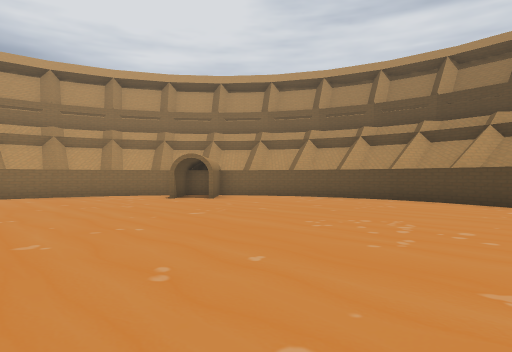
view 1 (above)

13 first-person views from a walk through a Godot game level. The camera is 1.5 m above the floor, looks level and sees 75° across. The floor is counted in squares, 2.13 m on a side. Each view is taken from the middle of a square. On the plan, view 1 faces up. The plan holds only what a view shows up to about 10 squares ahead; the rest is blank. The place goes on beyond the plan.

view 2
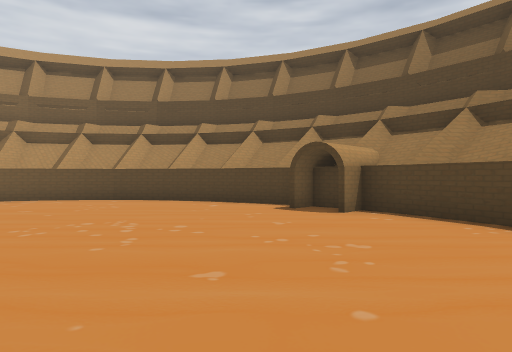

view 3
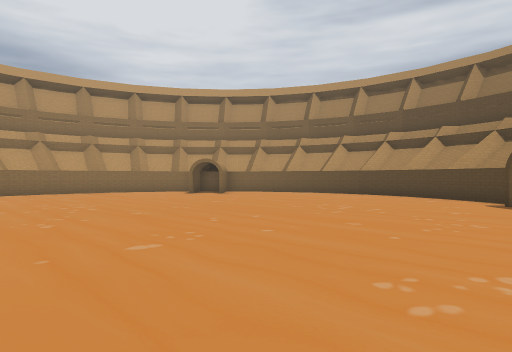

view 4
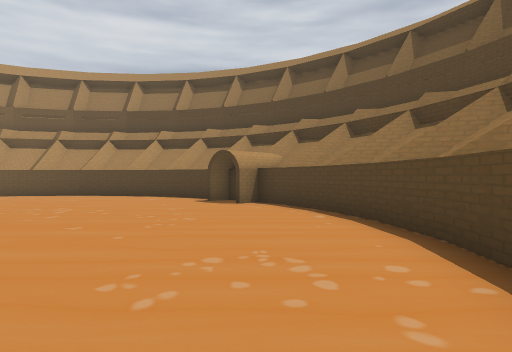

view 5
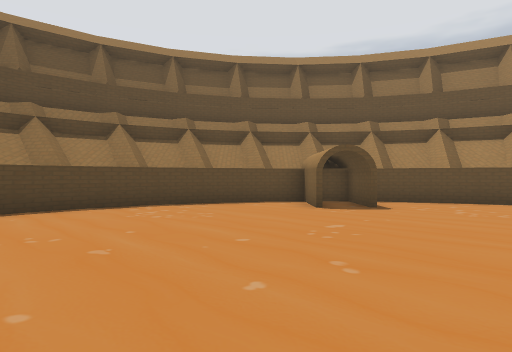

view 6
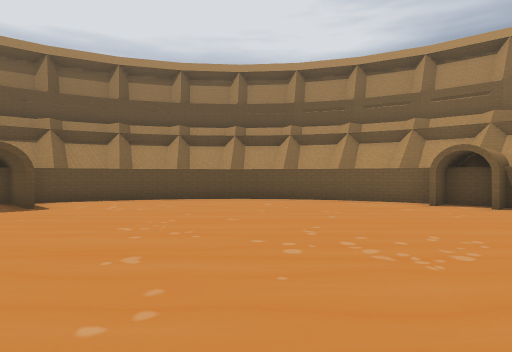

view 7
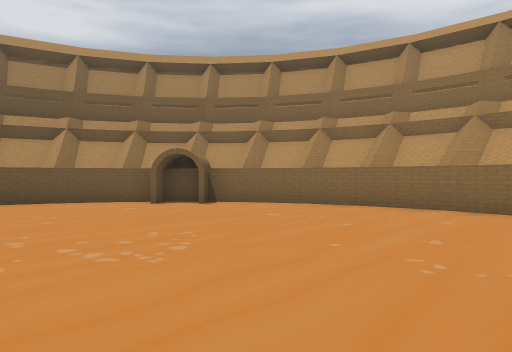

view 8
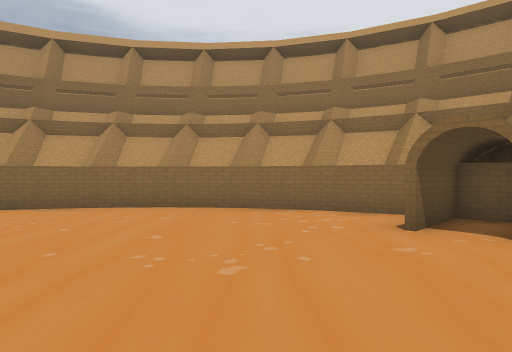

view 9
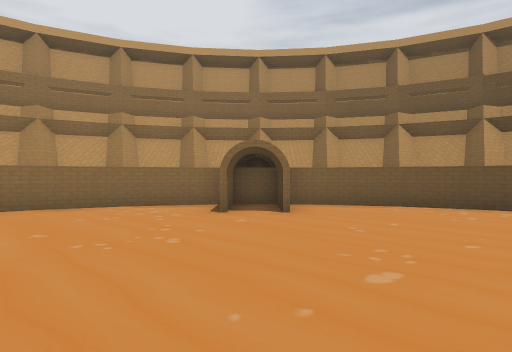

view 10
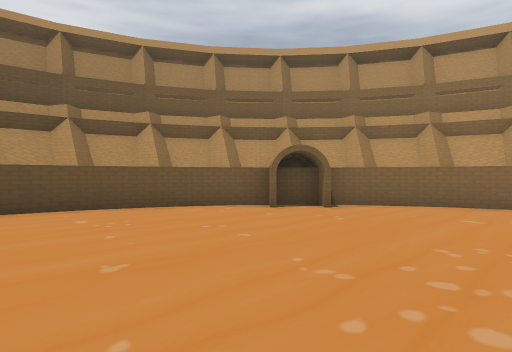

view 11
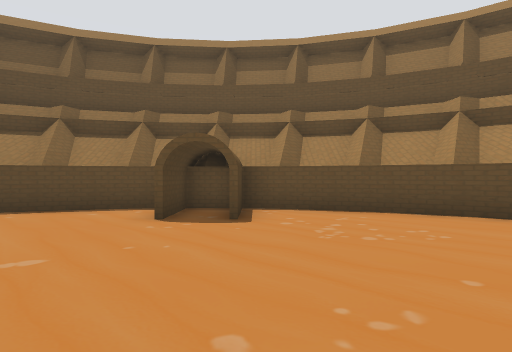

view 12
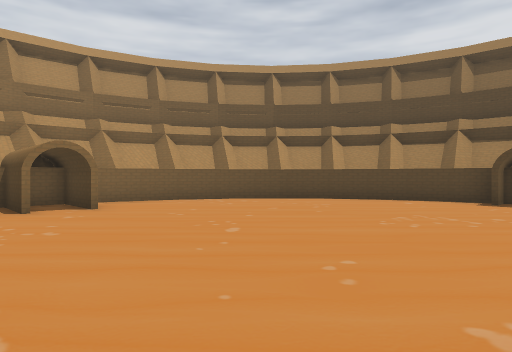

view 13
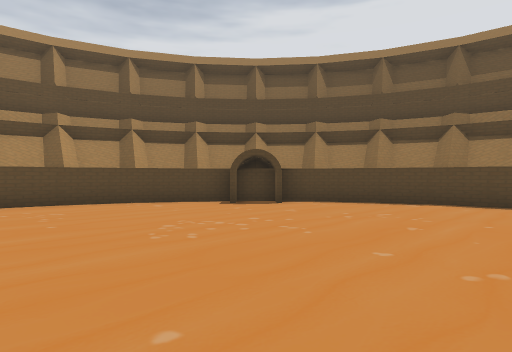

### Floor plan
Points are (right, up) in squares from view 1. A wall is a line through its corners. A room is listed if a view was taken in it or the views show most of it. See-through windows are left out.
Room 1 (views 1, 2, 3, 4, 5, 6, 7, 8, 9, 10, 11, 12, 13)
walls: (-1.5, 10.4) (-1.5, 12.3) (-1.9, 12.3); (-2.6, -2.4) (-2.6, -4.3) (-1.8, -4.3); (-1.4, -2.4) (-1.4, -4.2); (-2.7, 10.4) (-2.7, 12.3); (-9.5, 4.5) (-10.2, 4.5); (-10.1, 3.3) (-10, 2.3); (-10, 5.7) (-10.2, 4); (-9.5, 7.3) (-10.1, 5.6); (-10.2, 4.1) (-10.2, 3.5) (-9.4, 3.5); (-7.7, 9.9) (-8.9, 8.6); (-9.6, 0.9) (-8.8, -0.6) (-7.9, -1.7); (-6.5, -2.9) (-5, -3.7); (-6.5, 10.9) (-7.8, 9.8); (-7.2, -2.4) (-6.4, -3); (-10.1, 2.4) (-9.6, 0.8); (-5, 11.7) (-6.6, 10.9); (-8.8, 8.7) (-9.6, 7.1); (-2, -4.3) (-0.2, -4.2); (-5.1, -3.7) (-3.4, -4.2); (-1.8, 12.3) (-3.6, 12.2); (-3.4, 12.2) (-5.1, 11.7); (-2.7, -4.3) (-2.7, -2.5); (-0.4, -4.2) (1.3, -3.7) (2.8, -2.9); (-0.2, 12.2) (-1.2, 12.3); (2.8, 10.9) (1.3, 11.7); (5.1, 8.5) (4, 9.9); (-1.5, -4.4) (-1.5, -2.4); (1.4, 11.7) (-0.3, 12.2); (4.1, 9.8) (2.7, 10.9); (-2.6, 12.4) (-2.6, 10.4); (6.4, 3.4) (6.5, 4.1); (6.4, 4.7) (6.3, 5.7); (2.7, -3) (4, -1.9) (5.1, -0.6); (5, -0.7) (5.8, 0.8) (6.3, 2.5); (5.8, 7.2) (5, 8.7); (6.3, 5.6) (5.8, 7.3); (6.3, 2.3) (6.4, 3.3) (5.6, 3.3); (6.5, 4) (6.4, 4.5) (5.8, 4.5)

Where each view was taken, in squares from view 1:
view 1: 0 up, 0 right, facing up
view 2: 0 up, 0 right, facing up-right
view 3: 3 down, 0 right, facing up
view 4: 3 down, 0 right, facing up-right
view 5: 5 up, 0 right, facing down
view 6: 6 up, 1 left, facing down-left
view 7: 6 up, 1 left, facing left
view 8: 6 up, 1 left, facing up-left
view 9: 4 up, 2 left, facing up
view 10: 3 up, 2 left, facing left
view 11: 3 up, 3 left, facing down
view 12: 3 up, 4 left, facing up-right
view 13: 4 up, 3 left, facing right
